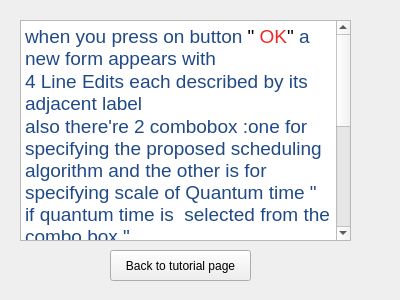
<?xml version="1.0" encoding="UTF-8"?>
<ui version="4.0">
 <class>tutorialWindow1</class>
 <widget class="QWidget" name="tutorialWindow1">
  <property name="geometry">
   <rect>
    <x>0</x>
    <y>0</y>
    <width>400</width>
    <height>300</height>
   </rect>
  </property>
  <property name="windowTitle">
   <string>Form</string>
  </property>
  <widget class="QTextBrowser" name="textBrowser">
   <property name="geometry">
    <rect>
     <x>20</x>
     <y>20</y>
     <width>331</width>
     <height>221</height>
    </rect>
   </property>
   <property name="html">
    <string>&lt;!DOCTYPE HTML PUBLIC &quot;-//W3C//DTD HTML 4.0//EN&quot; &quot;http://www.w3.org/TR/REC-html40/strict.dtd&quot;&gt;
&lt;html&gt;&lt;head&gt;&lt;meta name=&quot;qrichtext&quot; content=&quot;1&quot; /&gt;&lt;style type=&quot;text/css&quot;&gt;
p, li { white-space: pre-wrap; }
&lt;/style&gt;&lt;/head&gt;&lt;body style=&quot; font-family:'Ubuntu'; font-size:11pt; font-weight:400; font-style:normal;&quot;&gt;
&lt;p style=&quot; margin-top:0px; margin-bottom:0px; margin-left:0px; margin-right:0px; -qt-block-indent:0; text-indent:0px;&quot;&gt;&lt;span style=&quot; font-size:14pt; color:#204a87;&quot;&gt;when you press on button&lt;/span&gt;&lt;span style=&quot; font-size:14pt;&quot;&gt; &amp;quot; &lt;/span&gt;&lt;span style=&quot; font-size:14pt; color:#ef2929;&quot;&gt;OK&lt;/span&gt;&lt;span style=&quot; font-size:14pt;&quot;&gt;&amp;quot; &lt;/span&gt;&lt;span style=&quot; font-size:14pt; color:#204a87;&quot;&gt;a new form&lt;/span&gt;&lt;span style=&quot; font-size:14pt;&quot;&gt; &lt;/span&gt;&lt;span style=&quot; font-size:14pt; color:#204a87;&quot;&gt;appears with &lt;/span&gt;&lt;/p&gt;
&lt;p style=&quot; margin-top:0px; margin-bottom:0px; margin-left:0px; margin-right:0px; -qt-block-indent:0; text-indent:0px;&quot;&gt;&lt;span style=&quot; font-size:14pt; color:#204a87;&quot;&gt;4 Line Edits each described by its adjacent label &lt;/span&gt;&lt;/p&gt;
&lt;p style=&quot; margin-top:0px; margin-bottom:0px; margin-left:0px; margin-right:0px; -qt-block-indent:0; text-indent:0px;&quot;&gt;&lt;span style=&quot; font-size:14pt; color:#204a87;&quot;&gt;also there're 2 combobox :one for specifying the proposed scheduling algorithm and the other is for specifying scale of Quantum time &amp;quot; if quantum time is  selected from the combo box &amp;quot; &lt;/span&gt;&lt;/p&gt;
&lt;p style=&quot; margin-top:0px; margin-bottom:0px; margin-left:0px; margin-right:0px; -qt-block-indent:0; text-indent:0px;&quot;&gt;&lt;span style=&quot; font-size:14pt; color:#204a87;&quot;&gt;whenever you're done just click the button &lt;/span&gt;&lt;/p&gt;
&lt;p style=&quot; margin-top:0px; margin-bottom:0px; margin-left:0px; margin-right:0px; -qt-block-indent:0; text-indent:0px;&quot;&gt;&lt;span style=&quot; font-size:14pt; color:#204a87;&quot;&gt;&amp;quot;&lt;/span&gt;&lt;span style=&quot; font-size:14pt; color:#ef2929;&quot;&gt;Simulate&lt;/span&gt;&lt;span style=&quot; font-size:14pt; color:#204a87;&quot;&gt;&amp;quot; and the output will show in a new &lt;/span&gt;&lt;/p&gt;
&lt;p style=&quot; margin-top:0px; margin-bottom:0px; margin-left:0px; margin-right:0px; -qt-block-indent:0; text-indent:0px;&quot;&gt;&lt;span style=&quot; font-size:14pt; color:#204a87;&quot;&gt;window instantly !.&lt;/span&gt;&lt;/p&gt;
&lt;p style=&quot; margin-top:0px; margin-bottom:0px; margin-left:0px; margin-right:0px; -qt-block-indent:0; text-indent:0px;&quot;&gt;&lt;span style=&quot; font-size:14pt; color:#ef2929;&quot;&gt;note: you have to write the inputs in proper form, each array input in line edit for Arrival time of process and Period of process must have the same size (no letters  permitted).&lt;/span&gt;&lt;/p&gt;&lt;/body&gt;&lt;/html&gt;</string>
   </property>
  </widget>
  <widget class="QPushButton" name="Back">
   <property name="geometry">
    <rect>
     <x>110</x>
     <y>250</y>
     <width>141</width>
     <height>31</height>
    </rect>
   </property>
   <property name="text">
    <string>Back to tutorial page</string>
   </property>
  </widget>
 </widget>
 <resources/>
 <connections/>
</ui>
